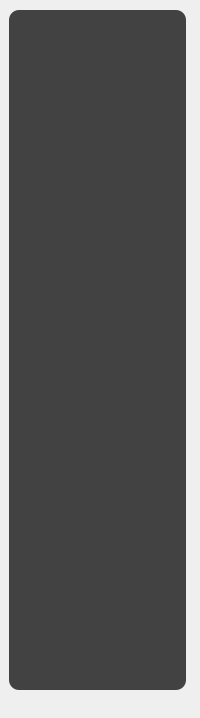
                <widget class="QFrame" name="right_frame">
                 <property name="minimumSize">
                  <size>
                   <width>0</width>
                   <height>700</height>
                  </size>
                 </property>
                 <property name="frameShape">
                  <enum>QFrame::NoFrame</enum>
                 </property>
                 <property name="frameShadow">
                  <enum>QFrame::Raised</enum>
                 </property>
                 <layout class="QVBoxLayout" name="verticalLayout_7">
                  <property name="spacing">
                   <number>0</number>
                  </property>
                  <property name="leftMargin">
                   <number>0</number>
                  </property>
                  <property name="topMargin">
                   <number>0</number>
                  </property>
                  <property name="rightMargin">
                   <number>5</number>
                  </property>
                  <property name="bottomMargin">
                   <number>0</number>
                  </property>
                  <item>
                   <widget class="QFrame" name="camera_frame">
                    <property name="minimumSize">
                     <size>
                      <width>0</width>
                      <height>700</height>
                     </size>
                    </property>
                    <property name="maximumSize">
                     <size>
                      <width>16777215</width>
                      <height>700</height>
                     </size>
                    </property>
                    <property name="frameShape">
                     <enum>QFrame::NoFrame</enum>
                    </property>
                    <property name="frameShadow">
                     <enum>QFrame::Raised</enum>
                    </property>
                    <layout class="QVBoxLayout" name="verticalLayout_8">
                     <item>
                      <widget class="QLabel" name="camera_view">
                       <property name="minimumSize">
                        <size>
                         <width>0</width>
                         <height>680</height>
                        </size>
                       </property>
                       <property name="maximumSize">
                        <size>
                         <width>16777215</width>
                         <height>680</height>
                        </size>
                       </property>
                       <property name="font">
                        <font>
                         <family>Arial</family>
                         <pointsize>14</pointsize>
                         <weight>50</weight>
                         <bold>false</bold>
                        </font>
                       </property>
                       <property name="styleSheet">
                        <string notr="true">QLabel{
	color: rgb(255, 255, 255);
	background-color: rgb(66, 66, 66);
	border-radius: 10px;
}</string>
                       </property>
                       <property name="text">
                        <string/>
                       </property>
                       <property name="pixmap">
                        <pixmap resource="../resource/asset.qrc">:/icons/asset/camera-off.svg</pixmap>
                       </property>
                       <property name="alignment">
                        <set>Qt::AlignCenter</set>
                       </property>
                       <property name="wordWrap">
                        <bool>true</bool>
                       </property>
                       <property name="buddy">
                        <cstring></cstring>
                       </property>
                      </widget>
                     </item>
                    </layout>
                   </widget>
                  </item>
                  <item>
                   <widget class="QFrame" name="properties_frame">
                    <property name="frameShape">
                     <enum>QFrame::NoFrame</enum>
                    </property>
                    <property name="frameShadow">
                     <enum>QFrame::Raised</enum>
                    </property>
                    <layout class="QVBoxLayout" name="verticalLayout_11">
                     <property name="spacing">
                      <number>0</number>
                     </property>
                     <property name="leftMargin">
                      <number>0</number>
                     </property>
                     <property name="topMargin">
                      <number>0</number>
                     </property>
                     <property name="rightMargin">
                      <number>0</number>
                     </property>
                     <property name="bottomMargin">
                      <number>0</number>
                     </property>
                     <item>
                      <widget class="QFrame" name="frame_2">
                       <property name="frameShape">
                        <enum>QFrame::NoFrame</enum>
                       </property>
                       <property name="frameShadow">
                        <enum>QFrame::Raised</enum>
                       </property>
                       <layout class="QHBoxLayout" name="horizontalLayout_10">
                        <item>
                         <widget class="QFrame" name="frame_4">
                          <property name="minimumSize">
                           <size>
                            <width>0</width>
                            <height>0</height>
                           </size>
                          </property>
                          <property name="maximumSize">
                           <size>
                            <width>450</width>
                            <height>16777215</height>
                           </size>
                          </property>
                          <property name="styleSheet">
                           <string notr="true">QFrame{
	color: rgb(255, 255, 255);
		background-color: rgb(85, 85, 85);
	border-radius: 10px;
}</string>
                          </property>
                          <property name="frameShape">
                           <enum>QFrame::NoFrame</enum>
                          </property>
                          <property name="frameShadow">
                           <enum>QFrame::Raised</enum>
                          </property>
                          <widget class="QLabel" name="label_14">
                           <property name="geometry">
                            <rect>
                             <x>140</x>
                             <y>20</y>
                             <width>146</width>
                             <height>20</height>
                            </rect>
                           </property>
                           <property name="minimumSize">
                            <size>
                             <width>0</width>
                             <height>20</height>
                            </size>
                           </property>
                           <property name="maximumSize">
                            <size>
                             <width>16777215</width>
                             <height>20</height>
                            </size>
                           </property>
                           <property name="font">
                            <font>
                             <family>Arial</family>
                             <pointsize>10</pointsize>
                            </font>
                           </property>
                           <property name="styleSheet">
                            <string notr="true"/>
                           </property>
                           <property name="text">
                            <string>Camera Connection</string>
                           </property>
                           <property name="alignment">
                            <set>Qt::AlignCenter</set>
                           </property>
                          </widget>
                          <widget class="QComboBox" name="comboBox">
                           <property name="geometry">
                            <rect>
                             <x>350</x>
                             <y>80</y>
                             <width>81</width>
                             <height>51</height>
                            </rect>
                           </property>
                           <property name="minimumSize">
                            <size>
                             <width>0</width>
                             <height>51</height>
                            </size>
                           </property>
                           <property name="maximumSize">
                            <size>
                             <width>16777215</width>
                             <height>38</height>
                            </size>
                           </property>
                           <property name="font">
                            <font>
                             <pointsize>10</pointsize>
                            </font>
                           </property>
                           <property name="styleSheet">
                            <string notr="true">QComboBox{
	color: rgb(255, 255, 255);
	background-color: rgb(66, 66, 66);
	padding-left:10px;
	border-radius: 5px;
}</string>
                           </property>
                           <property name="frame">
                            <bool>false</bool>
                           </property>
                          </widget>
                          <widget class="QPushButton" name="btn_connect_detect">
                           <property name="geometry">
                            <rect>
                             <x>20</x>
                             <y>160</y>
                             <width>191</width>
                             <height>51</height>
                            </rect>
                           </property>
                           <property name="minimumSize">
                            <size>
                             <width>0</width>
                             <height>51</height>
                            </size>
                           </property>
                           <property name="maximumSize">
                            <size>
                             <width>16777215</width>
                             <height>40</height>
                            </size>
                           </property>
                           <property name="font">
                            <font>
                             <pointsize>10</pointsize>
                            </font>
                           </property>
                           <property name="styleSheet">
                            <string notr="true">QPushButton{
	color: rgb(255, 255, 255);
	background-color: rgb(66, 66, 66);
	border:none;
	border-radius: 10px;
}

QPushButton:hover{
	border-radius: 20px;
}

QPushButton:pressed{
	border: 2px solid rgb(255,255,255);	
}</string>
                           </property>
                           <property name="text">
                            <string>Connect</string>
                           </property>
                           <property name="icon">
                            <iconset resource="../resource/asset.qrc">
                             <normaloff>:/icons/asset/video.svg</normaloff>:/icons/asset/video.svg</iconset>
                           </property>
                           <property name="iconSize">
                            <size>
                             <width>30</width>
                             <height>30</height>
                            </size>
                           </property>
                           <property name="flat">
                            <bool>true</bool>
                           </property>
                          </widget>
                          <widget class="QPushButton" name="btn_disconnect">
                           <property name="geometry">
                            <rect>
                             <x>240</x>
                             <y>160</y>
                             <width>191</width>
                             <height>51</height>
                            </rect>
                           </property>
                           <property name="minimumSize">
                            <size>
                             <width>0</width>
                             <height>51</height>
                            </size>
                           </property>
                           <property name="font">
                            <font>
                             <pointsize>10</pointsize>
                            </font>
                           </property>
                           <property name="styleSheet">
                            <string notr="true">QPushButton{
	color: rgb(255, 255, 255);
	background-color: rgb(66, 66, 66);
	border:none;
	border-radius: 10px;
}

QPushButton:hover{
	border-radius: 20px;
}

QPushButton:pressed{
	border: 2px solid rgb(255,255,255);	
}</string>
                           </property>
                           <property name="text">
                            <string>Disconnect</string>
                           </property>
                           <property name="icon">
                            <iconset resource="../resource/asset.qrc">
                             <normaloff>:/icons/asset/video-off.svg</normaloff>:/icons/asset/video-off.svg</iconset>
                           </property>
                           <property name="iconSize">
                            <size>
                             <width>30</width>
                             <height>30</height>
                            </size>
                           </property>
                           <property name="flat">
                            <bool>true</bool>
                           </property>
                          </widget>
                          <widget class="QLineEdit" name="camera_ip">
                           <property name="geometry">
                            <rect>
                             <x>20</x>
                             <y>80</y>
                             <width>321</width>
                             <height>51</height>
                            </rect>
                           </property>
                           <property name="font">
                            <font>
                             <pointsize>10</pointsize>
                            </font>
                           </property>
                           <property name="styleSheet">
                            <string notr="true">QLineEdit{
	color: rgb(255, 255, 255);
	border-radius:10px;
background-color: rgb(66, 66, 66);
	padding-left: 10px;
}

QLineEdit:hover{
	border:2px solid  rgb(66, 66, 66);
}

QLineEdit:focus{
	border:2px solid rgb(255, 255, 255);
}</string>
                           </property>
                           <property name="placeholderText">
                            <string>Camera URL/IP?</string>
                           </property>
                           <property name="clearButtonEnabled">
                            <bool>true</bool>
                           </property>
                          </widget>
                         </widget>
                        </item>
                        <item>
                         <widget class="QFrame" name="frame_5">
                          <property name="styleSheet">
                           <string notr="true">QFrame{
	color: rgb(255, 255, 255);
	background-color: rgb(85, 85, 85);
	border-radius: 10px;
}</string>
                          </property>
                          <property name="frameShape">
                           <enum>QFrame::NoFrame</enum>
                          </property>
                          <property name="frameShadow">
                           <enum>QFrame::Plain</enum>
                          </property>
                          <widget class="QLabel" name="label_18">
                           <property name="geometry">
                            <rect>
                             <x>170</x>
                             <y>20</y>
                             <width>150</width>
                             <height>20</height>
                            </rect>
                           </property>
                           <property name="minimumSize">
                            <size>
                             <width>0</width>
                             <height>20</height>
                            </size>
                           </property>
                           <property name="maximumSize">
                            <size>
                             <width>16777215</width>
                             <height>20</height>
                            </size>
                           </property>
                           <property name="font">
                            <font>
                             <family>Arial</family>
                             <pointsize>10</pointsize>
                            </font>
                           </property>
                           <property name="styleSheet">
                            <string notr="true"/>
                           </property>
                           <property name="text">
                            <string>Camera Scan</string>
                           </property>
                           <property name="alignment">
                            <set>Qt::AlignCenter</set>
                           </property>
                          </widget>
                          <widget class="QLabel" name="scan_range_label">
                           <property name="geometry">
                            <rect>
                             <x>20</x>
                             <y>160</y>
                             <width>421</width>
                             <height>51</height>
                            </rect>
                           </property>
                           <property name="font">
                            <font>
                             <family>MS Shell Dlg 2</family>
                             <pointsize>10</pointsize>
                             <weight>50</weight>
                             <bold>false</bold>
                            </font>
                           </property>
                           <property name="styleSheet">
                            <string notr="true">QLabel{
	color: rgb(255, 255, 255);
	background-color: rgb(66, 66, 66);
	border-radius: 10px;
	padding-left:45px;

}</string>
                           </property>
                           <property name="text">
                            <string/>
                           </property>
                           <property name="alignment">
                            <set>Qt::AlignCenter</set>
                           </property>
                          </widget>
                          <widget class="QLabel" name="label_42">
                           <property name="geometry">
                            <rect>
                             <x>30</x>
                             <y>170</y>
                             <width>31</width>
                             <height>31</height>
                            </rect>
                           </property>
                           <property name="styleSheet">
                            <string notr="true">background-color: rgb(66, 66, 66);</string>
                           </property>
                           <property name="text">
                            <string/>
                           </property>
                           <property name="pixmap">
                            <pixmap resource="../resource/asset.qrc">:/icons/asset/camera.svg</pixmap>
                           </property>
                          </widget>
                          <widget class="QPushButton" name="btn_scan_range">
                           <property name="geometry">
                            <rect>
                             <x>300</x>
                             <y>80</y>
                             <width>141</width>
                             <height>51</height>
                            </rect>
                           </property>
                           <property name="font">
                            <font>
                             <pointsize>10</pointsize>
                            </font>
                           </property>
                           <property name="styleSheet">
                            <string notr="true">QPushButton{
	color: rgb(255, 255, 255);
	background-color: rgb(66, 66, 66);
	border:none;
	border-radius: 10px;
}

QPushButton:hover{
	border-radius: 20px;
}

QPushButton:pressed{
	border: 2px solid rgb(255,255,255);	
}</string>
                           </property>
                           <property name="text">
                            <string>Scan</string>
                           </property>
                           <property name="icon">
                            <iconset resource="../resource/asset.qrc">
                             <normaloff>:/icons/asset/search.svg</normaloff>:/icons/asset/search.svg</iconset>
                           </property>
                           <property name="iconSize">
                            <size>
                             <width>30</width>
                             <height>30</height>
                            </size>
                           </property>
                           <property name="flat">
                            <bool>true</bool>
                           </property>
                          </widget>
                          <widget class="QLineEdit" name="scan_range">
                           <property name="geometry">
                            <rect>
                             <x>20</x>
                             <y>80</y>
                             <width>271</width>
                             <height>51</height>
                            </rect>
                           </property>
                           <property name="font">
                            <font>
                             <pointsize>10</pointsize>
                            </font>
                           </property>
                           <property name="styleSheet">
                            <string notr="true">QLineEdit{
	color: rgb(255, 255, 255);
	background-color: rgb(66, 66, 66);
	border-radius:10px;
	padding-left: 10px;
}

QLineEdit:hover{
	border:2px solid rgb(66, 66, 66);
}

QLineEdit:focus{
	border:2px solid rgb(255, 255, 255);
}</string>
                           </property>
                           <property name="placeholderText">
                            <string>Scan range ?</string>
                           </property>
                           <property name="clearButtonEnabled">
                            <bool>true</bool>
                           </property>
                          </widget>
                         </widget>
                        </item>
                       </layout>
                      </widget>
                     </item>
                    </layout>
                   </widget>
                  </item>
                 </layout>
                </widget>
